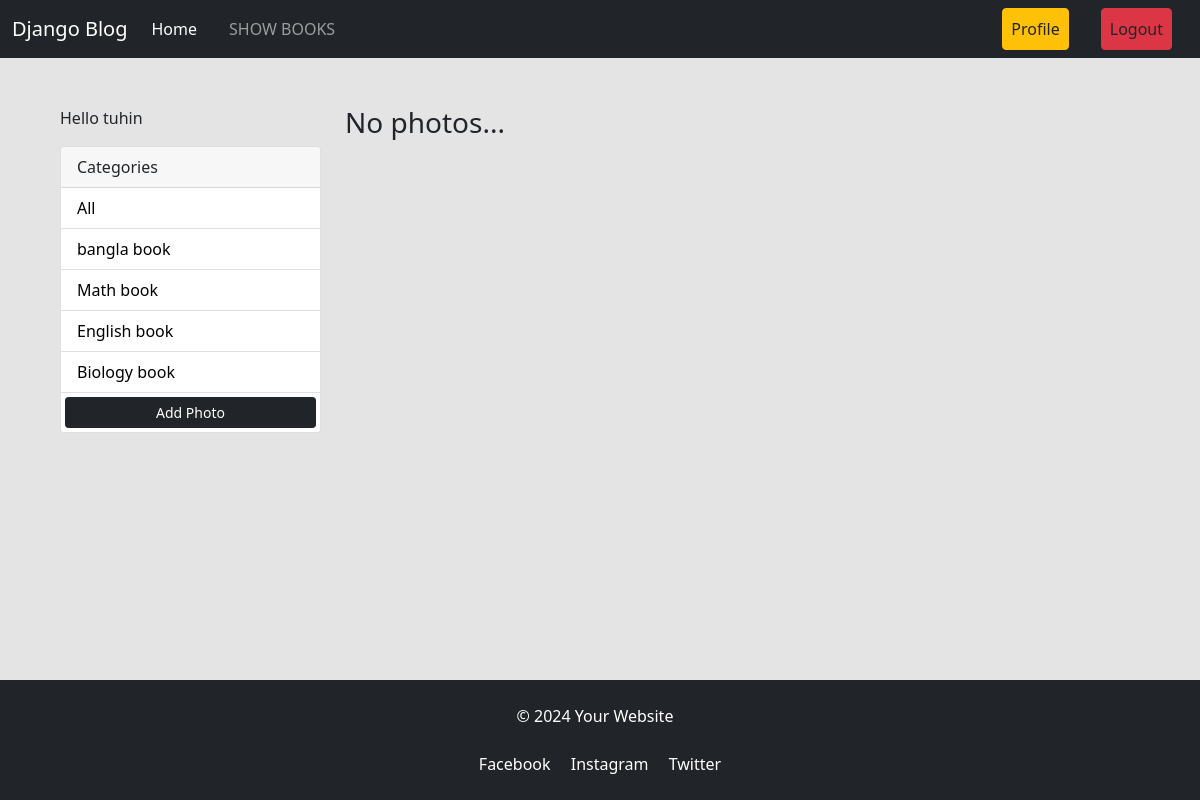
The app's page /photos/ (signed in) with its own data.
### photos/models.py (models this page shows, shortened)
class Category(models.Model):
    class Meta:
        verbose_name = 'Category'
        verbose_name_plural = 'Categories'
    user = models.ForeignKey(
        User, on_delete=models.SET_NULL, null=True, blank=True)
    name = models.CharField(max_length=100, null=False, blank=False)

### photos/views.py (the view)
# urls.py: path('', views.gallery, name='gallery'),
def gallery(request):
    user = request.user
    category = request.GET.get('category')
    if category == None:
        photos = Photo.objects.filter(category__user=user)
    else:
        photos = Photo.objects.filter(
            category__name=category, category__user=user)
    categories = Category.objects.filter(user=user)
    context = {'categories': categories, 'photos': photos}
    return render(request, 'gallery.html', context)

### photos/templates/gallery.html (shortened to what this page needs)
{% extends 'base.html' %}
{% load static %}
{% load crispy_forms_tags %}
{% block content %}
<div class="container m-5">
    <div class="row">
        <div class="col-md-3">
            {% if request.user.is_authenticated %}
            <p>Hello {{request.user}}</p>
            {% endif %}
            <div class="card">
                <div class="card-header">
                    Categories
                </div>
                <ul class="list-group list-group-flush">
                    <li class="list-group-item">
                        <a href="{% url 'gallery' %}">All</a>
                    </li>
                    {% for category in categories %}
                    <li class=" list-group-item">
                        <a href="{% url 'gallery' %}?category={{category.name}}">
                            {{category.name}}
                        </a>
                    </li>
                    {% endfor %}
                    <a href="{% url 'add' %}" class="btn btn-dark btn-block btn-sm m-1">Add Photo</a>
                </ul>
            </div>
        </div>
        <div class="col-md-9">
            <div class="row">
                {% for photo in photos %}
                <div class="col-md-4">
                    <div class="card my-2">
                        <img class="image-thumbail" src="{{photo.image.url}}" alt="Card image cap">
                        <div class="card-body">
                            <small>Category: {{photo.category.name}}</small>
                        </div>
                        <a href="{% url 'photo' photo.id %}" class="btn btn-outline-dark btn-sm m-1">View</a>
                    </div>
                </div>
                {% empty %}
                <h3>No photos...</h3>
                {% endfor %}
            </div>
        </div>
    </div>
</div>
{% endblock %}

### photos/templates/gallery.html (style rules this page uses)
.list-group-item a { text-decoration: none; color: black; }

### records on screen
Category: name "bangla book"
Category: name "Math book"
Category: name "English book"
Category: name "Biology book"

### other values on screen
{{ request.user }} "tuhin"
